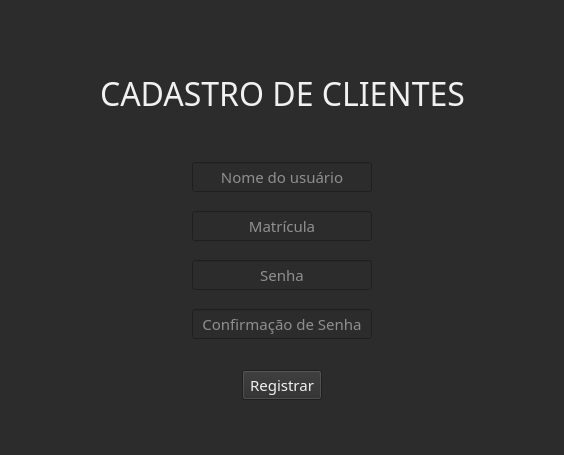
<?xml version="1.0" encoding="UTF-8"?>
<ui version="4.0">
 <class>Widget</class>
 <widget class="QWidget" name="Widget">
  <property name="geometry">
   <rect>
    <x>0</x>
    <y>0</y>
    <width>564</width>
    <height>455</height>
   </rect>
  </property>
  <property name="sizePolicy">
   <sizepolicy hsizetype="Fixed" vsizetype="Fixed">
    <horstretch>0</horstretch>
    <verstretch>0</verstretch>
   </sizepolicy>
  </property>
  <property name="minimumSize">
   <size>
    <width>564</width>
    <height>455</height>
   </size>
  </property>
  <property name="maximumSize">
   <size>
    <width>564</width>
    <height>455</height>
   </size>
  </property>
  <property name="font">
   <font>
    <family>Versa Versa</family>
    <pointsize>11</pointsize>
   </font>
  </property>
  <property name="windowTitle">
   <string>Cadastro de clientes</string>
  </property>
  <property name="styleSheet">
   <string notr="true">background-color:rgb(44, 44, 44);
color:rgb(241, 241, 241);</string>
  </property>
  <layout class="QVBoxLayout" name="vertical_layout_customer_cadastre">
   <item>
    <spacer name="verticalSpacer_1">
     <property name="orientation">
      <enum>Qt::Vertical</enum>
     </property>
     <property name="sizeType">
      <enum>QSizePolicy::Fixed</enum>
     </property>
     <property name="sizeHint" stdset="0">
      <size>
       <width>70</width>
       <height>60</height>
      </size>
     </property>
    </spacer>
   </item>
   <item>
    <layout class="QHBoxLayout" name="horizontal_llayout_customer_cadastre">
     <item>
      <spacer name="horizontal_spacer_customer_cadastre_1">
       <property name="orientation">
        <enum>Qt::Horizontal</enum>
       </property>
       <property name="sizeHint" stdset="0">
        <size>
         <width>40</width>
         <height>20</height>
        </size>
       </property>
      </spacer>
     </item>
     <item>
      <widget class="QLabel" name="label_customer_cadastre">
       <property name="sizePolicy">
        <sizepolicy hsizetype="Expanding" vsizetype="Preferred">
         <horstretch>0</horstretch>
         <verstretch>0</verstretch>
        </sizepolicy>
       </property>
       <property name="font">
        <font>
         <family>Versa Versa</family>
         <pointsize>24</pointsize>
        </font>
       </property>
       <property name="text">
        <string>CADASTRO DE CLIENTES</string>
       </property>
       <property name="alignment">
        <set>Qt::AlignCenter</set>
       </property>
      </widget>
     </item>
     <item>
      <spacer name="horizontal_spacer_customer_cadastre_2">
       <property name="orientation">
        <enum>Qt::Horizontal</enum>
       </property>
       <property name="sizeHint" stdset="0">
        <size>
         <width>40</width>
         <height>20</height>
        </size>
       </property>
      </spacer>
     </item>
    </layout>
   </item>
   <item>
    <spacer name="verticalSpacer_2">
     <property name="orientation">
      <enum>Qt::Vertical</enum>
     </property>
     <property name="sizeType">
      <enum>QSizePolicy::Fixed</enum>
     </property>
     <property name="sizeHint" stdset="0">
      <size>
       <width>30</width>
       <height>40</height>
      </size>
     </property>
    </spacer>
   </item>
   <item>
    <layout class="QHBoxLayout" name="horizontal_layout_user_name">
     <item>
      <spacer name="horizontal_spacer_user_name_1">
       <property name="orientation">
        <enum>Qt::Horizontal</enum>
       </property>
       <property name="sizeHint" stdset="0">
        <size>
         <width>40</width>
         <height>20</height>
        </size>
       </property>
      </spacer>
     </item>
     <item>
      <widget class="QLineEdit" name="line_edit_user_name">
       <property name="font">
        <font>
         <family>Versa Versa</family>
         <pointsize>11</pointsize>
        </font>
       </property>
       <property name="inputMethodHints">
        <set>Qt::ImhNoEditMenu</set>
       </property>
       <property name="inputMask">
        <string/>
       </property>
       <property name="text">
        <string/>
       </property>
       <property name="frame">
        <bool>true</bool>
       </property>
       <property name="alignment">
        <set>Qt::AlignCenter</set>
       </property>
       <property name="dragEnabled">
        <bool>false</bool>
       </property>
       <property name="readOnly">
        <bool>false</bool>
       </property>
       <property name="placeholderText">
        <string>Nome do usuário</string>
       </property>
       <property name="clearButtonEnabled">
        <bool>false</bool>
       </property>
      </widget>
     </item>
     <item>
      <spacer name="horizontal_spacer_user_name_2">
       <property name="orientation">
        <enum>Qt::Horizontal</enum>
       </property>
       <property name="sizeHint" stdset="0">
        <size>
         <width>40</width>
         <height>20</height>
        </size>
       </property>
      </spacer>
     </item>
    </layout>
   </item>
   <item>
    <spacer name="verticalSpacer_3">
     <property name="orientation">
      <enum>Qt::Vertical</enum>
     </property>
     <property name="sizeType">
      <enum>QSizePolicy::Fixed</enum>
     </property>
     <property name="sizeHint" stdset="0">
      <size>
       <width>13</width>
       <height>13</height>
      </size>
     </property>
    </spacer>
   </item>
   <item>
    <layout class="QHBoxLayout" name="horizontal_layout_matriculation">
     <item>
      <spacer name="horizontal_spacer_matriculation_1">
       <property name="orientation">
        <enum>Qt::Horizontal</enum>
       </property>
       <property name="sizeHint" stdset="0">
        <size>
         <width>40</width>
         <height>20</height>
        </size>
       </property>
      </spacer>
     </item>
     <item>
      <widget class="QLineEdit" name="line_edit_matriculation">
       <property name="font">
        <font>
         <family>Versa Versa</family>
         <pointsize>11</pointsize>
        </font>
       </property>
       <property name="inputMethodHints">
        <set>Qt::ImhNone</set>
       </property>
       <property name="text">
        <string/>
       </property>
       <property name="alignment">
        <set>Qt::AlignCenter</set>
       </property>
       <property name="placeholderText">
        <string>Matrícula</string>
       </property>
      </widget>
     </item>
     <item>
      <spacer name="horizontal_spacer_matriculation_2">
       <property name="orientation">
        <enum>Qt::Horizontal</enum>
       </property>
       <property name="sizeHint" stdset="0">
        <size>
         <width>40</width>
         <height>20</height>
        </size>
       </property>
      </spacer>
     </item>
    </layout>
   </item>
   <item>
    <spacer name="verticalSpacer_4">
     <property name="orientation">
      <enum>Qt::Vertical</enum>
     </property>
     <property name="sizeType">
      <enum>QSizePolicy::Fixed</enum>
     </property>
     <property name="sizeHint" stdset="0">
      <size>
       <width>20</width>
       <height>13</height>
      </size>
     </property>
    </spacer>
   </item>
   <item>
    <layout class="QHBoxLayout" name="horizontal_layout_user_password">
     <item>
      <spacer name="horizontal_spacer_user_password_1">
       <property name="orientation">
        <enum>Qt::Horizontal</enum>
       </property>
       <property name="sizeHint" stdset="0">
        <size>
         <width>40</width>
         <height>20</height>
        </size>
       </property>
      </spacer>
     </item>
     <item>
      <widget class="QLineEdit" name="line_edit_user_password">
       <property name="font">
        <font>
         <family>Versa Versa</family>
         <pointsize>11</pointsize>
        </font>
       </property>
       <property name="text">
        <string/>
       </property>
       <property name="echoMode">
        <enum>QLineEdit::Password</enum>
       </property>
       <property name="alignment">
        <set>Qt::AlignCenter</set>
       </property>
       <property name="placeholderText">
        <string>Senha</string>
       </property>
      </widget>
     </item>
     <item>
      <spacer name="horizontal_spacer_user_password_2">
       <property name="orientation">
        <enum>Qt::Horizontal</enum>
       </property>
       <property name="sizeHint" stdset="0">
        <size>
         <width>40</width>
         <height>20</height>
        </size>
       </property>
      </spacer>
     </item>
    </layout>
   </item>
   <item>
    <spacer name="verticalSpacer_5">
     <property name="orientation">
      <enum>Qt::Vertical</enum>
     </property>
     <property name="sizeType">
      <enum>QSizePolicy::Fixed</enum>
     </property>
     <property name="sizeHint" stdset="0">
      <size>
       <width>13</width>
       <height>13</height>
      </size>
     </property>
    </spacer>
   </item>
   <item>
    <layout class="QHBoxLayout" name="horizontal_layoutt_user_password_confirmation">
     <item>
      <spacer name="horizontal_spacer_user_password_confirmation_1">
       <property name="orientation">
        <enum>Qt::Horizontal</enum>
       </property>
       <property name="sizeHint" stdset="0">
        <size>
         <width>40</width>
         <height>20</height>
        </size>
       </property>
      </spacer>
     </item>
     <item>
      <widget class="QLineEdit" name="line_edit_user_password_confirmation">
       <property name="font">
        <font>
         <family>Versa Versa</family>
         <pointsize>11</pointsize>
        </font>
       </property>
       <property name="inputMethodHints">
        <set>Qt::ImhHiddenText|Qt::ImhNoAutoUppercase|Qt::ImhNoPredictiveText|Qt::ImhSensitiveData</set>
       </property>
       <property name="text">
        <string/>
       </property>
       <property name="maxLength">
        <number>16</number>
       </property>
       <property name="frame">
        <bool>true</bool>
       </property>
       <property name="echoMode">
        <enum>QLineEdit::Password</enum>
       </property>
       <property name="alignment">
        <set>Qt::AlignCenter</set>
       </property>
       <property name="placeholderText">
        <string>Confirmação de Senha</string>
       </property>
      </widget>
     </item>
     <item>
      <spacer name="horizontal_spacer_user_password_confirmation_2">
       <property name="orientation">
        <enum>Qt::Horizontal</enum>
       </property>
       <property name="sizeHint" stdset="0">
        <size>
         <width>40</width>
         <height>20</height>
        </size>
       </property>
      </spacer>
     </item>
    </layout>
   </item>
   <item>
    <spacer name="verticalSpacer_6">
     <property name="orientation">
      <enum>Qt::Vertical</enum>
     </property>
     <property name="sizeType">
      <enum>QSizePolicy::Fixed</enum>
     </property>
     <property name="sizeHint" stdset="0">
      <size>
       <width>20</width>
       <height>25</height>
      </size>
     </property>
    </spacer>
   </item>
   <item>
    <layout class="QHBoxLayout" name="horizontal_layout_register">
     <item>
      <spacer name="horizontal_spacer_register_1">
       <property name="orientation">
        <enum>Qt::Horizontal</enum>
       </property>
       <property name="sizeHint" stdset="0">
        <size>
         <width>40</width>
         <height>20</height>
        </size>
       </property>
      </spacer>
     </item>
     <item>
      <widget class="QPushButton" name="push_button_register">
       <property name="sizePolicy">
        <sizepolicy hsizetype="Fixed" vsizetype="Fixed">
         <horstretch>0</horstretch>
         <verstretch>0</verstretch>
        </sizepolicy>
       </property>
       <property name="font">
        <font>
         <family>Versa Versa</family>
         <pointsize>11</pointsize>
        </font>
       </property>
       <property name="text">
        <string>Registrar</string>
       </property>
      </widget>
     </item>
     <item>
      <spacer name="horizontal_spacer_register_2">
       <property name="orientation">
        <enum>Qt::Horizontal</enum>
       </property>
       <property name="sizeHint" stdset="0">
        <size>
         <width>40</width>
         <height>20</height>
        </size>
       </property>
      </spacer>
     </item>
    </layout>
   </item>
   <item>
    <spacer name="verticalSpacer_7">
     <property name="orientation">
      <enum>Qt::Vertical</enum>
     </property>
     <property name="sizeType">
      <enum>QSizePolicy::MinimumExpanding</enum>
     </property>
     <property name="sizeHint" stdset="0">
      <size>
       <width>20</width>
       <height>40</height>
      </size>
     </property>
    </spacer>
   </item>
  </layout>
 </widget>
 <resources/>
 <connections/>
</ui>
